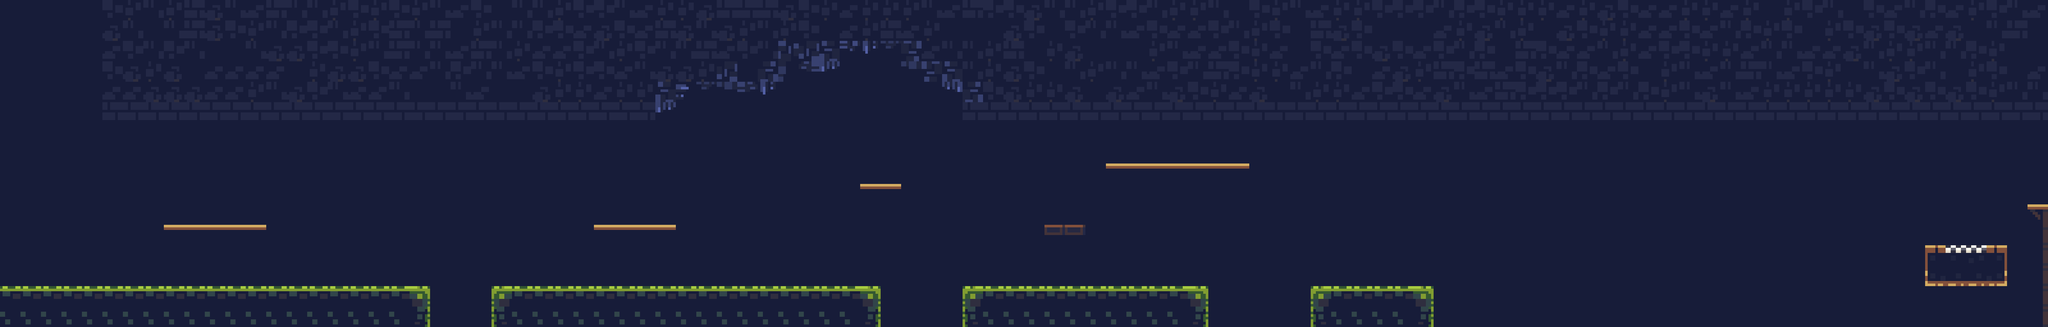

This game map was drawn from its Tiled (.tmx) file and the tilesets committed beside it. A one-line description and the trimmed map source follow:
An orthogonal 100x16 tile map with 64x64 px tiles, 4 tile layers (BG, Terrain, Platforms, FG), 7 tilesets and 32 objects (8x torch_flame, 8x torch_base, 5x coin, 4x Diseased_rat, 2x chain, ...).

<map version="1.10" tiledversion="1.11.2" orientation="orthogonal" renderorder="right-down" width="100" height="16" tilewidth="64" tileheight="64" infinite="0" nextlayerid="13" nextobjectid="290">
 <tileset firstgid="1" source="../tilesets/MP2 Tileset_scaled_64x.tsx" />
 <tileset firstgid="385" source="../tilesets/MP2 Ground Tileset.tsx" />
 <tileset firstgid="475" source="../tilesets/scaled player.tsx" />
 <tileset firstgid="476" source="../tilesets/coin.tsx" />
 <tileset firstgid="477" source="../tilesets/torch tile.tsx" />
 <tileset firstgid="478" source="../tilesets/scaled diseased rat.tsx" />
 <tileset firstgid="479" source="../tilesets/frog.tsx" />
 <layer id="1" name="BG" width="100" height="16">
  <data>[1600 cells, 1600 non-empty, 2 distinct tile ids]</data>
 </layer>
 <objectgroup id="8" name="BG details">
  <object id="141" name="torch_flame" gid="66" x="576" y="512" width="64" height="64" />
  <object id="142" name="torch_flame" gid="66" x="1088" y="576" width="64" height="64" />
  <object id="143" name="torch_flame" gid="66" x="192" y="640" width="64" height="64" />
  <object id="180" name="torch_base" gid="78" x="576" y="576" width="64" height="64" />
  <object id="181" name="torch_base" gid="78" x="1088" y="640" width="64" height="64" />
  <object id="182" name="torch_base" gid="78" x="192" y="704" width="64" height="64" />
  <object id="260" name="chain" gid="8" x="320" y="512" width="64" height="64" />
  <object id="261" name="chain" gid="8" x="320" y="448" width="64" height="64" />
  <object id="280" name="torch_flame" gid="66" x="1600" y="640" width="64" height="64" />
  <object id="281" name="torch_base" gid="78" x="1600" y="704" width="64" height="64" />
  <object id="282" name="torch_flame" gid="66" x="2432" y="384" width="64" height="64" />
  <object id="283" name="torch_base" gid="78" x="2432" y="448" width="64" height="64" />
  <object id="284" name="torch_flame" gid="66" x="2944" y="512" width="64" height="64" />
  <object id="285" name="torch_base" gid="78" x="2944" y="576" width="64" height="64" />
  <object id="286" name="torch_flame" gid="66" x="3520" y="704" width="64" height="64" />
  <object id="287" name="torch_base" gid="78" x="3520" y="768" width="64" height="64" />
  <object id="288" name="torch_flame" gid="66" x="6080" y="512" width="64" height="64" />
  <object id="289" name="torch_base" gid="78" x="6080" y="576" width="64" height="64" />
 </objectgroup>
 <layer id="2" name="Terrain" width="100" height="16">
  <data>[1600 cells, 655 non-empty, 21 distinct tile ids]</data>
 </layer>
 <layer id="7" name="Platforms" width="100" height="16">
  <data>[1600 cells, 21 non-empty, 3 distinct tile ids]</data>
 </layer>
 <layer id="12" name="FG" width="100" height="16">
  <data>[1600 cells, 14 non-empty, 6 distinct tile ids]</data>
 </layer>
 <objectgroup id="4" name="Objects">
  <object id="256" name="Player" gid="475" x="64" y="896" width="64" height="56">
   <properties>
    <property name="facing_right" type="bool" value="true" />
   </properties>
  </object>
  <object id="271" name="portal" x="6112" y="752" width="64" height="16" />
 </objectgroup>
 <objectgroup id="3" name="Moving Objects">
  <object id="133" name="Helicopter" x="2280" y="625.333" width="276" height="16">
   <properties>
    <property name="Platform" type="bool" value="true" />
    <property name="speed" type="int" value="100" />
   </properties>
  </object>
 </objectgroup>
 <objectgroup id="10" name="Items">
  <object id="224" name="coin" gid="476" x="560.834" y="656.083" width="30" height="30" />
  <object id="254" name="coin" gid="476" x="670.333" y="546.333" width="30" height="30" />
  <object id="255" name="coin" gid="476" x="1950.33" y="630.333" width="30" height="30" />
  <object id="276" name="coin" gid="476" x="2735.67" y="537" width="30" height="30" />
  <object id="277" name="coin" gid="476" x="2157" y="485" width="30" height="30" />
 </objectgroup>
 <objectgroup id="9" name="Enemies">
  <object id="257" name="Diseased_rat" gid="2147484126" x="640" y="704" width="116" height="48">
   <properties>
    <property name="speed" type="int" value="125" />
   </properties>
  </object>
  <object id="264" name="Frog" gid="2147484127" x="6336" y="640" width="64" height="40">
   <properties>
    <property name="reverse" type="bool" value="true" />
   </properties>
  </object>
  <object id="274" name="Diseased_rat" gid="2147484126" x="2176" y="896" width="116" height="48">
   <properties>
    <property name="speed" type="int" value="125" />
   </properties>
  </object>
  <object id="275" name="Diseased_rat" gid="2147484126" x="1856" y="896" width="116" height="48">
   <properties>
    <property name="speed" type="int" value="125" />
   </properties>
  </object>
  <object id="279" name="Diseased_rat" gid="2147484126" x="3520" y="512" width="116" height="48">
   <properties>
    <property name="speed" type="int" value="125" />
   </properties>
  </object>
 </objectgroup>
 <objectgroup id="5" name="Poison" />
 <objectgroup id="11" name="Data">
  <object id="237" name="Data" x="0" y="0" width="64" height="64">
   <properties>
    <property name="bg" value="" />
   </properties>
  </object>
 </objectgroup>
</map>